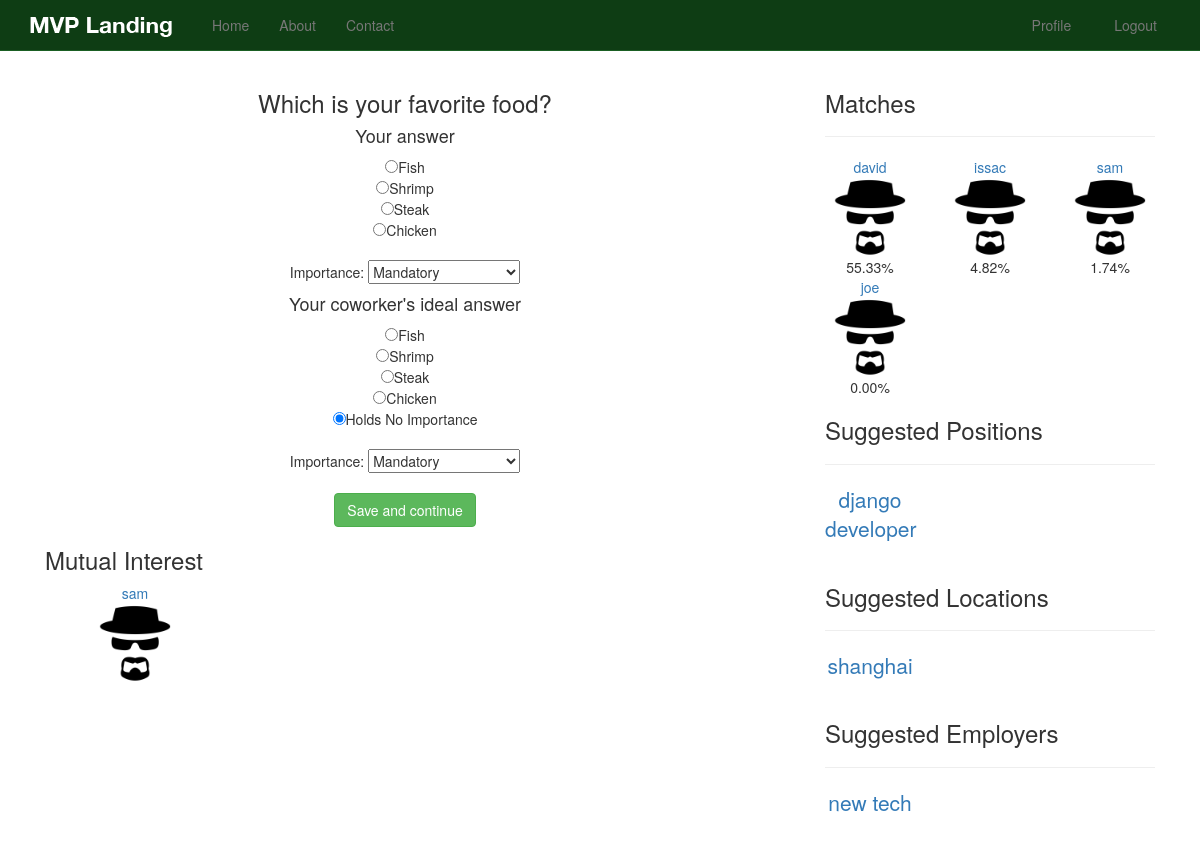
The app's page / (signed in) with its own data.
### questions/models.py (models this page shows, shortened)
class Question(models.Model):
    text = models.TextField()
    active = models.BooleanField(default=True)
    draft = models.BooleanField(default=False)
    timestamp = models.DateTimeField(auto_now_add=True, auto_now=False)
    objects = QuestionManager()

class Answer(models.Model):
    question = models.ForeignKey(Question, on_delete=models.CASCADE)
    text = models.CharField(max_length=120)
    active = models.BooleanField(default=True)
    draft = models.BooleanField(default=False)
    timestamp = models.DateTimeField(auto_now_add=True, auto_now=False)

### matches/models.py (models this page shows, shortened)
class PositionMatch(models.Model):
    user = models.ForeignKey(settings.AUTH_USER_MODEL, on_delete=models.CASCADE)
    job = models.ForeignKey(Job, on_delete=models.CASCADE)
    hidden = models.BooleanField(default=False)
    liked = models.BooleanField(null=True, blank=True)
    updated = models.DateTimeField(auto_now=True, auto_now_add=False)
    objects = PositionMatchManager()
    def check_update(self, match_int):
        now = timezone.now()
        offset = now - datetime.timedelta(hours=12)  # 12 hours ago
        if self.updated <= offset:
            PositionMatch.objects.update_top_suggestions(self.user, match_int)
    @property
    def get_match_url(self):
        return reverse('matches:position_match_view', kwargs={'slug': self.job.slug})

class LocationMatch(models.Model):
    user = models.ForeignKey(settings.AUTH_USER_MODEL, on_delete=models.CASCADE)
    location = models.ForeignKey(Location, on_delete=models.CASCADE)
    hidden = models.BooleanField(default=False)
    liked = models.BooleanField(null=True, blank=True)
    @property
    def get_match_url(self):
        return reverse('matches:location_match_view', kwargs={'slug': self.location.slug})

class EmployerMatch(models.Model):
    user = models.ForeignKey(settings.AUTH_USER_MODEL, on_delete=models.CASCADE)
    employer = models.ForeignKey(Employer, on_delete=models.CASCADE)
    hidden = models.BooleanField(default=False)
    liked = models.BooleanField(null=True, blank=True)
    @property
    def get_match_url(self):
        return reverse('matches:employer_match_view', kwargs={'slug': self.employer.slug})

### jobs/models.py (models this page shows, shortened)
class Job(models.Model):
    text = models.CharField(max_length=120, unique=True)
    slug = models.SlugField()
    active = models.BooleanField(default=True)
    flagged = models.ManyToManyField(User, blank=True) # warning

class Location(models.Model):
    name = models.CharField(max_length=250, unique=True)
    slug = models.SlugField()
    active = models.BooleanField(default=True)
    flagged = models.ManyToManyField(User, blank=True) # warning

class Employer(models.Model):
    name = models.CharField(max_length=250)
    location = models.ForeignKey(Location, null=True, blank=True, on_delete=models.CASCADE)
    slug = models.SlugField()
    class Meta:
        unique_together = ('name', 'location')

### dashboard/views.py (the view)
# urls.py: 2. Add a URL to urlpatterns:  path('', views.home, name='home')
def home(request):
    if request.user.is_authenticated:
        matches = Match.objects.get_matches_with_percent(request.user)[:6]
        PositionMatch.objects.update_top_suggestions(request.user, 20)
        positions = PositionMatch.objects.filter(user=request.user)[:6]
        locations = LocationMatch.objects.filter(user=request.user)[:6]
        employers = EmployerMatch.objects.filter(user=request.user)[:6]
        if positions.count() > 0:
            positions[0].check_update(20) # 20 matches total
        mutual_likes = UserLike.objects.get_all_mutual_likes(request.user, 4)
        new_user = False
        if len(mutual_likes) == 0 and len(matches) == 0:
            new_user = True
        queryset = Question.objects.get_unanswered(request.user).order_by('-timestamp')
        if queryset.count() > 0:
            question_instance = queryset.order_by('?').first()
        else:
            question_instance = None
        question_form = UserResponseForm()
        context = {
            "matches": matches,
            "queryset": queryset,
            "positions": positions,
            "locations": locations,
            "employers": employers,
            "mutual_likes": mutual_likes,
            "new_user": new_user,
            "question_form": question_form,
            "question_instance": question_instance,
        }
        return render(request, "dashboard/home.html", context)
    context = {}
    return render(request, "home.html", context)

### questions/forms.py (shortened to what this page needs)
class UserResponseForm(forms.Form):
    question_id = forms.IntegerField()
    answer_id = forms.IntegerField()
    importance_level = forms.ChoiceField(choices=LEVELS)
    their_answer_id = forms.IntegerField()
    their_importance_level = forms.ChoiceField(choices=LEVELS)

### likes/models.py (called while the page is built)
	def get_all_mutual_likes(self, user, number):
		try:
			qs = user.liker.liked_users.all().order_by('?')
		except:
			return []
		mutual_users = []
		for other_user in qs:
			try:
				if other_user.liker.get_mutual_like(user):
					mutual_users.append(other_user)
			except:
				pass
		return mutual_users[:number]

	def get_mutual_like(self, user_b):
		i_like = False
		u_like = False
		if user_b in self.liked_users.all():
			i_like = True
		liked_user, created = UserLike.objects.get_or_create(user=user_b)
		if self.user in liked_user.liked_users.all():
			u_like = True
		return i_like and u_like

### matches/models.py (called while the page is built)
    def matches(self, user):
        q1 = self.filter(user_a=user).exclude(user_b=user)
        q2 = self.filter(user_b=user).exclude(user_a=user)
        return (q1 | q2).distinct()

    def get_queryset(self):
        return MatchQuerySet(self.model, using=self._db)

    def get_matches(self, user):
        qs = self.get_queryset().matches(user).order_by('-match_decimal')
        matches = []
        for match in qs:
            if match.user_a == user:
                item_wanted = [match.user_b]
                matches.append(item_wanted)
            elif match.user_b == user:
                item_wanted = [match.user_a]
                matches.append(item_wanted)
        return matches

    def get_matches_with_percent(self, user):
        qs = self.get_queryset().matches(user).order_by('-match_decimal')
        matches = []
        for match in qs:
            if match.user_a == user:
                item_wanted = [match.user_b, match.get_percent]
                matches.append(item_wanted)
            elif match.user_b == user:
                item_wanted = [match.user_a, match.get_percent]
                matches.append(item_wanted)
        return matches

    @property
    def get_percent(self):
        return '%.2f%%' % (self.match_decimal * 100)

### profiles/models.py (called while the page is built)
    def get_absolute_url(self):
        url = reverse('profile', kwargs={'username':self.user.username})
        return url

### questions/models.py (called while the page is built)
    def get_unanswered(self, user):
        q1 = Q(useranswer__user=user)
        qs = self.exclude(q1)
        return qs

### templates/dashboard/home.html (shortened to what this page needs)
{% extends 'base.html' %}
{% load static %}
{% block content %}
{% if new_user %}
<h1>Welcome New User</h1>
  {% if question_instance %}
<div class="row">
  <div class="col-sm-12">
  {% include 'questions/user_response_form.html' with instance=question_instance form=question_form center_text=True %}
  </div>
</div>
<div class="row">
  <div class="col-sm-12">
    <p class="lead text-center">
      Answer more questions to get matches and be able to connect with other users.
    </p>
  </div>
</div>
  {% else %}
<div class="row">
  <div class="col-sm-12">
    <p class="lead text-center">
      You have already answered all questions. Check back for more later.
    </p>
  </div>
</div>
  {% endif %}
{% else %}
<div class="row">
  <div class="col-sm-8">
  {% if question_instance %}
    {% include 'questions/user_response_form.html' with instance=question_instance form=question_form title_size=3 center_text=True %}
  {% else %}
  <p class="lead text-center">
    You have already answered all questions. Check back for more later.
  </p>
  {% endif %}
  {% if mutual_likes %}
    <div class="col-sm-12">
      <h3>Mutual Interest</h3>
    {% for liked_user in mutual_likes %}
      <div class="col-xs-3 text-center">
        <a href="{{ liked_user.profile.get_absolute_url }}">
      {{ liked_user }}
        </a>
        <a href="{{ liked_user.profile.get_absolute_url }}">
      {% if liked_user.profile.picture %}
          <img src="{{ liked_user.profile.picture.url }}" class="img-responsive center-block img-featured-match" />
      {% else %}
          <img src="{% static 'img/profile_default.png' %}" class="img-responsive center-block img-featured-match" />
      {% endif %}
        </a>
      </div>
    {% endfor %}
    </div>
  {% endif %}
  </div>
  <div class="col-sm-4">
    <div class="col-xs-12">
      <h3>Matches</h3>
      <hr/>
    </div>
  {% for match_user, percent in matches %}
    <div class="col-xs-4 text-center">
      <a href="{{ match_user.profile.get_absolute_url }}">
    {{ match_user }}
      </a>
      <a href="{{ match_user.profile.get_absolute_url }}">
    {% if match_user.profile.picture %}
        <img src="{{ match_user.profile.picture.url }}" class="img-responsive center-block img-featured-match" />
    {% else %}
        <img src="{% static 'img/profile_default.png' %}" class="img-responsive center-block img-featured-match" />
    {% endif %}
      </a>
    {{ percent }}
    </div>
  {% endfor %}
    <div class="col-xs-12">
      <h3>Suggested Positions</h3>
      <hr/>
    </div>
  {% for pos_match in positions %}
    <div class="col-xs-4 text-center">
      <p class="lead"><a href="{{ pos_match.get_match_url }}">{{ pos_match.job.text }}</a></p>
    </div>
  {% endfor %}
    <div class="col-xs-12">
      <h3>Suggested Locations</h3>
      <hr/>
    </div>
  {% for loc_match in locations %}
    <div class="col-xs-4 text-center">
      <p class="lead"><a href="{{ loc_match.get_match_url }}">{{ loc_match.location.name }}</a></p>
    </div>
  {% endfor %}
    <div class="col-xs-12">
      <h3>Suggested Employers</h3>
      <hr/>
    </div>
  {% for empy_match in employers %}
    <div class="col-xs-4 text-center">
      <p class="lead"><a href="{{ empy_match.get_match_url }}">{{ empy_match.employer.name }}</a></p>
    </div>
  {% endfor %}
  </div>
</div>
{% endif %}
{% endblock %}

### templates/questions/user_response_form.html (shortened to what this page needs)
<div class="{% if center_text %}text-center{% endif %}">
<form method="POST" action="{% url 'question_single' instance.id %}">{% csrf_token %}
  {% if title_size %}
  <h{{ title_size }}>{{ instance.text }}</h{{ title_size }}>
  {% else %}
  <h1>{{ instance.text }}</h1>
  {% endif %}
  {% if title_size %}
  <h{{ title_size|add:1 }}>Your answer</h{{ title_size|add:1 }}>
  {% else %}
  <h3>Your answer</h3>
  {% endif %}
{% for ans in instance.answer_set.all %}
  <input type="radio" name="answer_id" value="{{ ans.id }}" {% if user_answer.my_answer.id == ans.id %}checked="checked"{% endif %} />{{ ans.text }}</br>
{% endfor %}
  <br/>
  Importance: {{ form.importance_level }}
  {% if title_size %}
  <h{{ title_size|add:1 }}>Your coworker's ideal answer</h{{ title_size|add:1 }}>
  {% else %}
  <h3>Your coworker's ideal answer</h3>
  {% endif %}
{% for ans in instance.answer_set.all %}
  <input type="radio" name="their_answer_id" value="{{ ans.id }}" {% if user_answer.their_answer.id == ans.id %}checked="checked"{% endif %} />{{ ans.text }}</br>
{% endfor %}
  <input type="radio" name="their_answer_id" value="-1" {% if not user_answer.their_answer %}checked="checked"{% endif %} />Holds No Importance</br>
  <br/>
  Importance: {{ form.their_importance_level }}
  <br/><br/>
  <input class="btn btn-success" type="submit" value="Save and continue" />
</form>
</div>

### static_in_pro/our_static/css/navbar-static-top.css (style rules this page uses)
body { min-height: 1000px; }

### static_in_pro/our_static/css/custom.css (style rules this page uses)
@media (min-width: 760px) { .img-featured-match { max-height: 80px; max-width: 80px; } }

### records on screen
Question: text "Which is your favorite food?"
Answer: text "Fish"
Answer: text "Shrimp"
Answer: text "Steak"
Answer: text "Chicken"
PositionMatch: job.text "django developer"
LocationMatch: location.name "shanghai"
EmployerMatch: employer.name "new tech"

### other values on screen
{{ liked_user }} "sam"
{{ match_user }} "david"
{{ percent }} "55.33%"
{{ match_user }} "issac"
{{ percent }} "4.82%"
{{ match_user }} "sam"
{{ percent }} "1.74%"
{{ match_user }} "joe"
{{ percent }} "0.00%"
